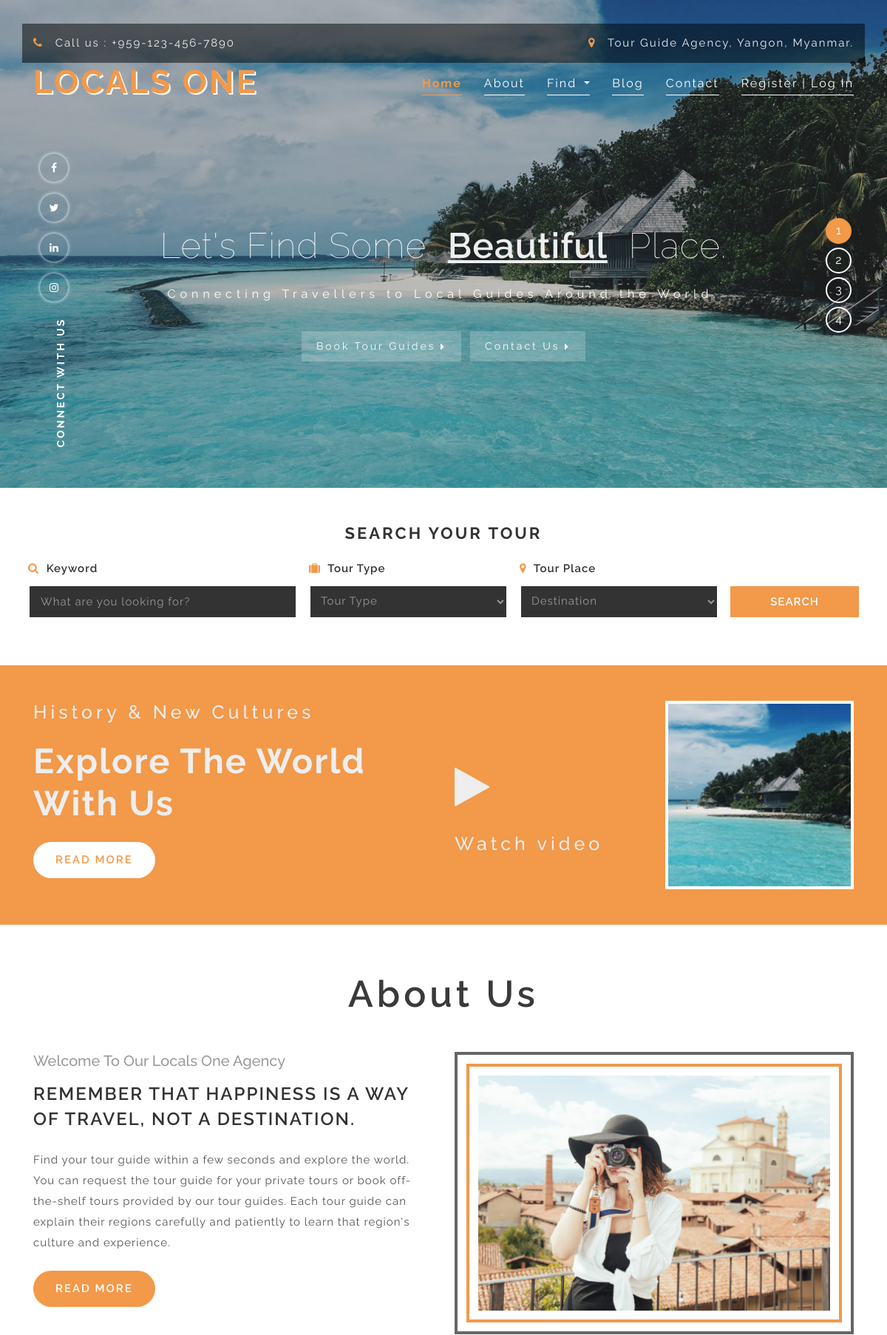
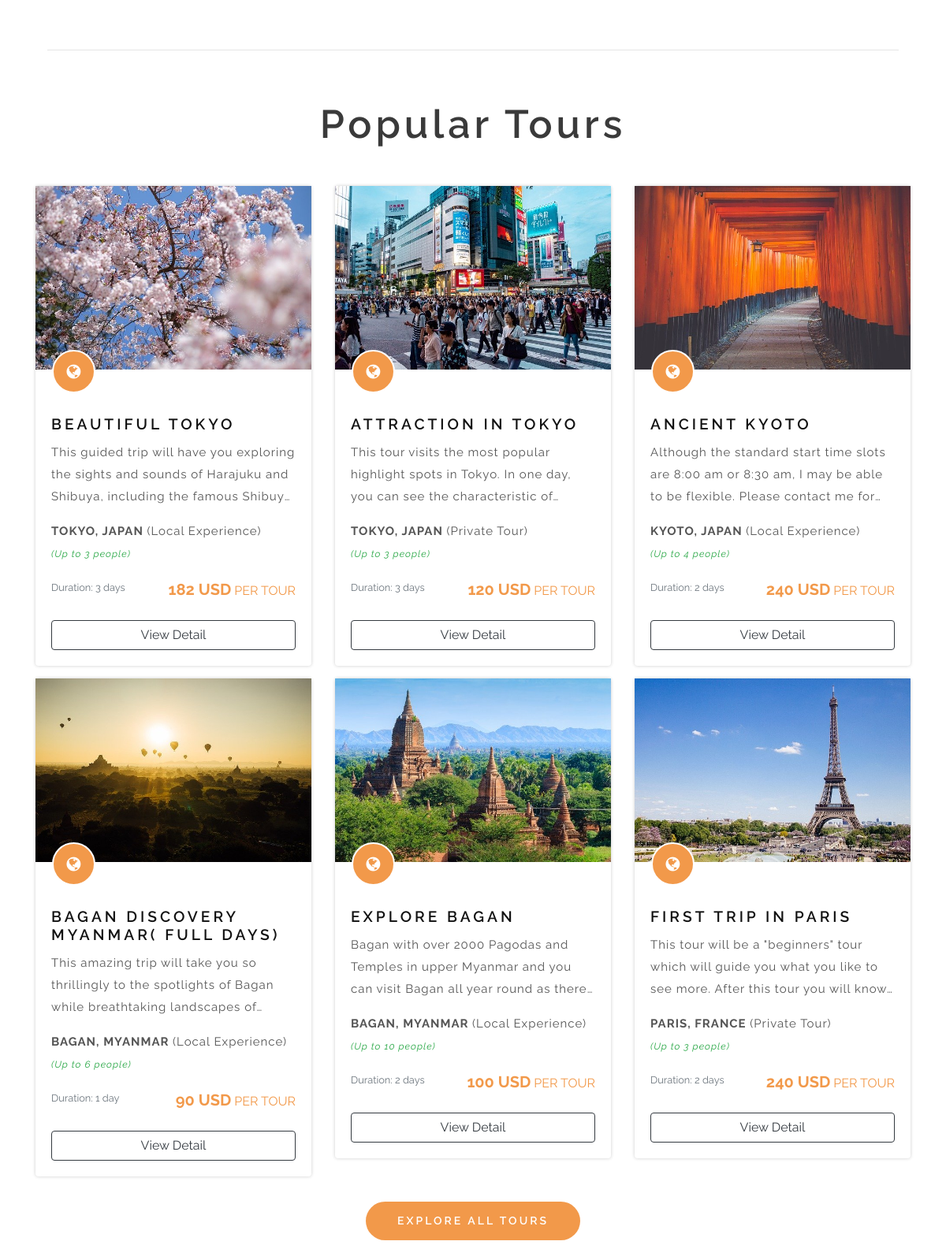
The page / (upper part) on the database its author committed (2 pictures, top to bottom).
### tables this page shows
CREATE TABLE `tour` (
  `tourid` int(11) NOT NULL,
  `name` varchar(255) NOT NULL,
  `tourguideid` int(11) NOT NULL,
  `tourtypeid` int(11) NOT NULL,
  `transportationid` int(11) DEFAULT NULL,
  `transportation` varchar(255) DEFAULT NULL,
  `tourprice` double NOT NULL,
  `noofpeoplelimit` int(11) NOT NULL,
  `duration` int(11) NOT NULL,
  `image` varchar(255) NOT NULL,
  `description` text NOT NULL,
  `tourroute` text NOT NULL,
  `restriction` text NOT NULL,
  `meetingpoint` varchar(255) NOT NULL,
  `endingpoint` varchar(255) NOT NULL,
  `staffid` int(11) DEFAULT NULL,
  `regionid` int(11) NOT NULL,
  `status` varchar(30) NOT NULL,
  `created_at` timestamp NOT NULL DEFAULT current_timestamp()
);

CREATE TABLE `region` (
  `regionid` int(10) UNSIGNED NOT NULL,
  `regionname` varchar(255) NOT NULL,
  `country` varchar(255) NOT NULL
);

CREATE TABLE `tourtype` (
  `tourtypeid` int(11) NOT NULL,
  `name` varchar(100) NOT NULL
);

### application/controllers/Welcome.php (called while the page is built, shortened)
<?php
class Welcome extends CI_Controller {
	public function index()
	{
		$data['regionlist'] = $this->Region_mdl->regionlist();
      	$data['tourtypelist'] = $this->Tourtype_mdl->tourtypelist();
		$data['tourlist'] = $this->Tour_mdl->indextourlist();
		$data['bloglist'] = $this->Blog_mdl->indexbloglist();
		$data['tourguidelist'] = $this->Report_mdl->toptourguidelist();
		$data['faqlist'] = $this->Faq_mdl->faqlist();
		$data['innerdata'] = 'index';
		$this->load->view('template', $data);
	}
}

### index.php (called while the page is built, shortened)
<?php
require_once BASEPATH.'core/CodeIgniter.php';

### application/models/Tour_mdl.php (called while the page is built, shortened)
<?php
	class Tour_mdl extends CI_Model
	{
		public function indextourlist()
		{
			$this->db->select('tour.*, region.*, tourtype.name as `tourtypename`');
			$this->db->from('tour');
			$this->db->join('region', 'tour.regionid = region.regionid');
			$this->db->join('tourtype', 'tour.tourtypeid = tourtype.tourtypeid');
			$this->db->where("tour.status", "approved");
			$this->db->limit(6);
			$sql = $this->db->get('');
			return $sql->result();
		}
	}
?>

### application/views/index.php (the view, shortened to what this page needs)
	<div class="slider">
		<div class="callbacks_container">
			<ul class="rslides callbacks callbacks1" id="slider4">
				<li>
					<div class="banner-top">
					<div class="layer">
						<div class="container">
							<div class="banner-info_agile_w3ls">
								<h3>Let's Find Some <span>Beautiful</span> Place.</h3>
								<p>Connecting Travellers to Local Guides Around the World.</p>
								<a href="<?php echo base_url().'index.php/Tourguide/showall' ?>" class="mr-2">Book Tour Guides <i class="fa fa-caret-right" aria-hidden="true"></i></a>
								<a href="<?php echo base_url().'index.php/Contact' ?>">Contact Us <i class="fa fa-caret-right" aria-hidden="true"></i></a>
							</div>
						</div>
					</div>
					</div>
				</li>
			</ul>
		</div>
		<div class="w3_agileits_social_media">
			<ul>
				<li><a href="https://facebook.com/" class="wthree_facebook" target="_blank"><i class="fa fa-facebook" aria-hidden="true"></i></a></li>
				<li><a href="https://twitter.com/" class="wthree_twitter" target="_blank"><i class="fa fa-twitter" aria-hidden="true"></i></a></li>
				<li><a href="https://www.linkedin.com/" target="_blank"><i class="fa fa-linkedin" aria-hidden="true"></i></a></li>
				<li><a href="https://www.instagram.com/" target="_blank"><i class="fa fa-instagram" aria-hidden="true"></i></a></li>
			</ul>
		</div>
		<p class="ab">connect with us</p>
	</div>
<section class="booking py-5" id="booking">
	<h3 class="text-center mb-4">Search Your Tour</h3>
	<div class="container">
		<div class="book-form">
		  <form action="<?= base_url().'index.php/Tour/search' ?>" method="post">
			<div class="row">
				<div class="col-md-4 col-12 px-2 form-left-agileits-w3layouts editContent">
						<label class="editContent"><span class="fa fa-search" aria-hidden="true"></span> Keyword</label>
					<div class="agileits_w3layouts_main_gridl">
						<input name="keyword" type="text" placeholder="What are you looking for?">
					</div>
				</div>
				<div class="col-lg-3 col-md-4 col-sm-6 col-6 px-2 form-time-w3layouts editContent">
						<label class="editContent"><span class="fa fa-suitcase" aria-hidden="true"></span> Tour Type</label>
						<select class="form-control" name="tourtype">
							<option selected disabled>Tour Type</option>
						</select>
				</div>
				<div class="col-lg-3 col-md-4 col-sm-6 col-6 px-2 form-date-w3-agileits editContent">
						<label class="editContent"><span class="fa fa-map-marker" aria-hidden="true"></span> Tour Place</label>
						<select class="form-control" name="region">
							<option disabled selected>Destination</option>
						</select>
				</div>
				<div class="col-lg-2 px-2 col-12 form-left-agileits-submit editContent">
					  <input type="submit" value="Search">
				</div>
				</div>
			</form>
		</div>
	</div>
</section>
<section class="bottom py-5">
	<div class="container">
		<div class="row bottom-grids">
			<div class="col-md-6 grid1">
				<h4 class="mb-4">History & New Cultures</h4>
				<h3 class="mb-4">Explore the world with us</h3>
				<a href="#">Read More</a>
			</div>
			<div class="col-md-3 video-play">
				<div class="video-grid1 mt-4">
					<div class="demo-bg1">
						<div class="pop-bg position-relative">
							<div class="arrow-container animated fadeInDown">
								<a href="#small-dialog1" class="arrow-2 popup-with-zoom-anim">
									<i class="fa fa-play"></i>
								</a>
							</div>
							<h4 class="mt-3">Watch video</h4>
						</div>
					</div>
				</div>
			</div>
			<div class="col-md-3 mt-md-0 mt-4">
				<img src="<?php echo base_url(); ?>assets/frontend/images/b5.jpg" alt="" class="img-fluid" />
			</div>
		</div>
	</div>
</section>
<section class="welcome py-5">
	<div class="container py-3">
	<h3 class="heading text-center mb-md-5 mb-4"> About Us </h3>
		<div class="row welcome-grids">
			<div class="col-lg-6">
				<h4 class="mb-3">welcome to our Locals One Agency</h4>
				<h3>Remember that happiness is a way of travel, not a destination.</h3>
				<p class="my-4">Find your tour guide within a few seconds and explore the world. You can request the tour guide for your private tours or book off-the-shelf tours provided by our tour guides. Each tour guide can explain their regions carefully and patiently to learn that region's culture and experience.</p>
				<a href="<?php echo base_url().'index.php/About' ?>">Read More</a>
			</div>
			<div class="col-lg-6 mt-lg-0 mt-5 welcome-grid3">
				<div class="position">
					<img src="<?php echo base_url(); ?>assets/frontend/images/banner4.jpg" alt="" class="img-fluid" />
				</div>
			</div>
		</div>
	</div>
</section>
<hr style="margin: 0 5%;">
<section class="featured_services py-5">
	<div class="container py-3">
		<h3 class="heading text-center mb-5">Popular Tours</h3>
		<div class="row agile_inner_info">
			<?php
	      foreach ($tourlist as $tour):
	      $tourid = $tour->tourid;
	      $tourname = $tour->name;
	      $tourtypename = $tour->tourtypename;
	      $tourprice = $tour->tourprice;
	      $noofpeoplelimit = $tour->noofpeoplelimit;
	      $image = $tour->image;
	      $description = $tour->description;
	      $regionname = $tour->regionname;
	      $country = $tour->country;
	      $duration = $tour->duration;
	    ?>
			<div class="col-lg-4 col-md-6 w3_agile_services_grid mb-3">
				<div class="card">
					<div class="agile_services_grid">
						<div class="hover06 column">
							<div>
								<figure><img src="<?php echo base_url(); ?>assets/backend/img/tour/<?= $image ?>" alt="tour image" class="img-responsive"></figure>
							</div>
						</div>
						<div class="agile_services_grid_pos">
							<i class="fa fa-globe" aria-hidden="true"></i>
						</div>
					</div>
					<div class="card-body">
						<h4><?= $tourname ?></h4>
						<div class="module line-clamp">
							<p class="description"><?= $description ?></p>
						</div>
						<p class="mt-3">
							<span class="font-weight-bold text-uppercase"><?= $regionname ?>, <?= $country ?> </span>(<?= $tourtypename ?>)<br>
							<span class="text-success font-italic"><small>(Up to <?= $noofpeoplelimit ?> people)</small></span><br>
						</p>
						<p class="my-3">
							<div class="float-left text-secondary"><small>Duration: <?= $duration ?> <?php echo ($duration==1) ? 'day' : 'days' ?></small></div>
							<div class="float-right text-orange"><span class="text-price"><?= $tourprice ?> USD</span> PER TOUR</div>
							<div class="clearfix"></div>
						</p>
						<a href="<?= base_url().'index.php/Tour/show/'.$tourid.'/'.date('Y').'/'.date('m') ?>" class="btn btn-outline-dark btn-block mt-4"> View Detail</a>
					</div>
				</div>
			</div>
			<?php endforeach; ?>
		</div>
			<div class="mx-auto mt-3 text-center">
				<a href="<?= base_url().'index.php/Tour/showall' ?>" class="btn-viewall">Explore all Tours</a>
			</div>
	</div>
</section>

### rows shown on the page
tour: image (picture), name "BEAUTIFUL TOKYO", description "This guided trip will have you exploring the sights and sounds of Harajuku and Shibuya, including the famous…", regionid.regionname "TOKYO", regionid.country "JAPAN", tourtypeid.name "Local Experience", noofpeoplelimit "3", duration "3", shows "days", tourprice "182"
tour: image (picture), name "ATTRACTION IN TOKYO", description "This tour visits the most popular highlight spots in Tokyo. In one day, you can see the characteristic…", regionid.regionname "TOKYO", regionid.country "JAPAN", tourtypeid.name "Private Tour", noofpeoplelimit "3", duration "3", shows "days", tourprice "120"
tour: image (picture), name "ANCIENT KYOTO", description "Although the standard start time slots are 8:00 am or 8:30 am, I may be able to be flexible. Please contact me…", regionid.regionname "KYOTO", regionid.country "JAPAN", tourtypeid.name "Local Experience", noofpeoplelimit "4", duration "2", shows "days", tourprice "240"
tour: image (picture), name "BAGAN DISCOVERY MYANMAR( FULL DAYS)", description "This amazing trip will take you so thrillingly to the spotlights of Bagan while breathtaking landscapes…", regionid.regionname "BAGAN", regionid.country "MYANMAR", tourtypeid.name "Local Experience", noofpeoplelimit "6", duration "1", shows "day", tourprice "90"
tour: image (picture), name "EXPLORE BAGAN", description "Bagan with over 2000 Pagodas and Temples in upper Myanmar and you can visit Bagan all year round as…", regionid.regionname "BAGAN", regionid.country "MYANMAR", tourtypeid.name "Local Experience", noofpeoplelimit "10", duration "2", shows "days", tourprice "100"
tour: image (picture), name "FIRST TRIP IN PARIS", description "This tour will be a \"beginners\" tour which will guide you what you like to see more. After this tour you will…", regionid.regionname "PARIS", regionid.country "FRANCE", tourtypeid.name "Private Tour", noofpeoplelimit "3", duration "2", shows "days", tourprice "240"
